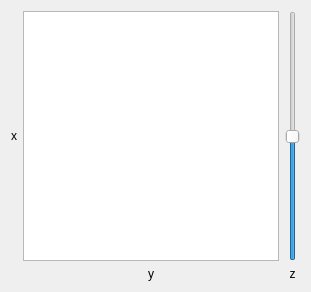
           <widget class="QWidget" name="tabPosition">
            <attribute name="title">
             <string>Frame position</string>
            </attribute>
            <layout class="QGridLayout" name="gridLayout_6">
             <item row="0" column="1">
              <widget class="QGraphicsView" name="motorsView">
               <property name="sizePolicy">
                <sizepolicy hsizetype="Fixed" vsizetype="Fixed">
                 <horstretch>0</horstretch>
                 <verstretch>0</verstretch>
                </sizepolicy>
               </property>
               <property name="minimumSize">
                <size>
                 <width>250</width>
                 <height>250</height>
                </size>
               </property>
               <property name="verticalScrollBarPolicy">
                <enum>Qt::ScrollBarAlwaysOff</enum>
               </property>
               <property name="horizontalScrollBarPolicy">
                <enum>Qt::ScrollBarAlwaysOff</enum>
               </property>
               <property name="interactive">
                <bool>true</bool>
               </property>
              </widget>
             </item>
             <item row="1" column="1">
              <widget class="QLabel" name="label_6">
               <property name="text">
                <string>y</string>
               </property>
               <property name="alignment">
                <set>Qt::AlignCenter</set>
               </property>
              </widget>
             </item>
             <item row="0" column="4">
              <widget class="QSlider" name="zposSlider">
               <property name="minimum">
                <number>-125</number>
               </property>
               <property name="maximum">
                <number>125</number>
               </property>
               <property name="orientation">
                <enum>Qt::Vertical</enum>
               </property>
              </widget>
             </item>
             <item row="0" column="0">
              <widget class="QLabel" name="label_4">
               <property name="text">
                <string>x</string>
               </property>
               <property name="alignment">
                <set>Qt::AlignCenter</set>
               </property>
              </widget>
             </item>
             <item row="1" column="4">
              <widget class="QLabel" name="label_7">
               <property name="text">
                <string>z</string>
               </property>
               <property name="alignment">
                <set>Qt::AlignCenter</set>
               </property>
              </widget>
             </item>
            </layout>
           </widget>
